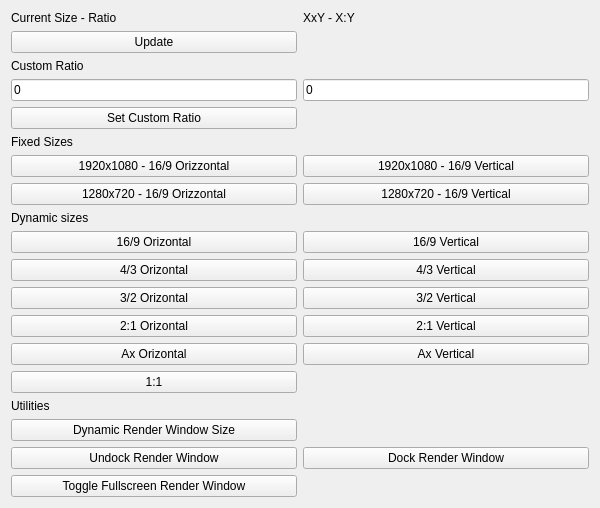
<?xml version="1.0" encoding="UTF-8"?>
<ui version="4.0">
	<class>SetRenderWindowSizeGUI</class>
	<widget class="QWidget" name="vrSetRenderWindowSizeGUI">
		<property name="geometry">
			<rect>
				<x>0</x>
				<y>0</y>
				<width>600</width>
				<height>200</height>
			</rect>
		</property>
		<property name="windowTitle">
			<string>Render Window Size</string>
		</property>
		<property name="group" stdset="0">
			<string>Scripts</string>
		</property>
		<layout class="QGridLayout" name="gridLayout">
		
			<item row="0" column="0">
				<widget class="QLabel" name="sep0">
					<property name="text">
						<string>Current Size - Ratio</string>
					</property>
				</widget>
			</item>
			<item row="0" column="1">
				<widget class="QLabel" name="currentSizeLabel">
					<property name="text">
						<string>XxY - X:Y</string>
					</property>
				</widget>
			</item>
			<item row="1" column="0">
				<widget class="QPushButton" name="_SIZUPD_">
					<property name="text">
						<string>Update</string>
					</property>
					<property name="toolTip">
						<string>Update the current Size and Ratio Label</string>
					</property>
				</widget> 
			</item>
			
			<item row="2" column="0">
				<widget class="QLabel" name="sep0">
					<property name="text">
						<string>Custom Ratio</string>
					</property>
					<property name="toolTip">
						<string>Set the render windows size with custom ratio calculated with the input
Note then if the oirizontal or vertical measure are bigger then the maximum render window size X or Y
the resultant render window will be calculated with the maximun size to fit the render window but with the calculated ratio
You can put either a pixel measure (1024 and 768) or a ratio (16 and 9)</string>
					</property>
				</widget>
			</item>
			<item row="3" column="0">
				<widget class="QLineEdit" name="Orizontal_Input">
					<property name="text">
						<string>0</string>
					</property>
					<property name="toolTip">
						<string>input the Orizontal measure of the final image (pixel or X ratio)</string>
					</property>
				</widget>
			</item>
			<item row="3" column="1">
				<widget class="QLineEdit" name="Vertical_Input">
					<property name="text">
						<string>0</string>
					</property>
					<property name="toolTip">
						<string>input the Vertical measure of the final image (pixel or Y ratio)</string>
					</property>
				</widget>
			</item>
			<item row="4" column="0">
				<widget class="QPushButton" name="_CUSUPD_">
					<property name="text">
						<string>Set Custom Ratio</string>
					</property>
					<property name="toolTip">
						<string>Set the render windows size with custom ratio calculated with the input
Note then if the oirizontal or vertical measure are bigger then the maximum render window size X or Y
the resultant render window will be calculated with the maximun size to fit the render window but with the calculated ratio
You can put either a pixel measure (1024 and 768) or a ratio (16 and 9)</string>
					</property>
				</widget> 
			</item>
			
			
			<item row="5" column="0">
				<widget class="QLabel" name="sep0">
					<property name="text">
						<string>Fixed Sizes</string>
					</property>
				</widget>
			</item>
			<item row="6" column="0">
				<widget class="QPushButton" name="_1080O_">
					<property name="text">
						<string>1920x1080 - 16/9 Orizzontal</string>
					</property>
					<property name="toolTip">
						<string>Set the render Windows Size to a ratio of 16/9 orizontal. 1920x1080</string>
					</property>
				</widget>
			</item>
			<item row="6" column="1">
				<widget class="QPushButton" name="_1080V_">
					<property name="text">
						<string>1920x1080 - 16/9 Vertical</string>
					</property>
					<property name="toolTip">
						<string>Set the render Windows Size to a ratio of 16/9 vertical. 1080x1920</string>
					</property>
				</widget>
			</item>
			<item row="7" column="0">
				<widget class="QPushButton" name="_720O_">
					<property name="text">
						<string>1280x720 - 16/9 Orizzontal</string>
					</property>
					<property name="toolTip">
						<string>Set the render Windows Size to a ratio of 16/9 orizontal. 1280x720</string>
					</property>
				</widget>
			</item>
			<item row="7" column="1">
				<widget class="QPushButton" name="_720V_">
					<property name="text">
						<string>1280x720 - 16/9 Vertical</string>
					</property>
					<property name="toolTip">
						<string>Set the render Windows Size to a ratio of 16/9 Vertical. 720x1280</string>
					</property>
				</widget>
			</item>
			
			<item row="10" column="0">
				<widget class="QLabel" name="sep0">
					<property name="text">
						<string>Dynamic sizes</string>
					</property>
				</widget>
			</item>
			<item row="11" column="0">
				<widget class="QPushButton" name="_D169O_">
					<property name="text">
						<string>16/9 Orizontal</string>
					</property>
					<property name="toolTip">
						<string>Set the render Windows Size to a ratio of 16/9 Orizontal</string>
					</property>
				</widget>
			</item>
			<item row="11" column="1">
				<widget class="QPushButton" name="_D169V_">
					<property name="text">
						<string>16/9 Vertical</string>
					</property>
					<property name="toolTip">
						<string>Set the render Windows Size to a ratio of 16/9 Orizontal</string>
					</property>
				</widget>
			</item>
			<item row="12" column="0">
				<widget class="QPushButton" name="_D43O_">
					<property name="text">
						<string>4/3 Orizontal</string>
					</property>
					<property name="toolTip">
						<string>Set the render Windows Size to a ratio of 4/3 Orizontal</string>
					</property>
				</widget>
			</item>
			<item row="12" column="1">
				<widget class="QPushButton" name="_D43V_">
					<property name="text">
						<string>4/3 Vertical</string>
					</property>
					<property name="toolTip">
						<string>Set the render Windows Size to a ratio of 4/3 Vertical</string>
					</property>
				</widget>
			</item>
			<item row="13" column="0">
				<widget class="QPushButton" name="_D32O_">
					<property name="text">
						<string>3/2 Orizontal</string>
					</property>
					<property name="toolTip">
						<string>Set the render Windows Size to a ratio of 3/2 Orizontal</string>
					</property>
				</widget>
			</item>
			<item row="13" column="1">
				<widget class="QPushButton" name="_D32V_">
					<property name="text">
						<string>3/2 Vertical</string>
					</property>
					<property name="toolTip">
						<string>Set the render Windows Size to a ratio of 3/2 Vertical</string>
					</property>
				</widget>
			</item>
			<item row="14" column="0">
				<widget class="QPushButton" name="_D21O_">
					<property name="text">
						<string>2:1 Orizontal</string>
					</property>
					<property name="toolTip">
						<string>Set the render Windows Size to a ratio of 2:1 Orizontal</string>
					</property>
				</widget>
			</item>
			<item row="14" column="1">
				<widget class="QPushButton" name="_D21V_">
					<property name="text">
						<string>2:1 Vertical</string>
					</property>
					<property name="toolTip">
						<string>Set the render Windows Size to a ratio of 2:1 Vertical</string>
					</property>
				</widget>
			</item>
			<item row="15" column="0">
				<widget class="QPushButton" name="_DAXO_">
					<property name="text">
						<string>Ax Orizontal</string>
					</property>
					<property name="toolTip">
						<string>Set the render Windows Size to a ratio of Ax Orizontal</string>
					</property>
				</widget>
			</item>
			<item row="15" column="1">
				<widget class="QPushButton" name="_DAXV_">
					<property name="text">
						<string>Ax Vertical</string>
					</property>
					<property name="toolTip">
						<string>Set the render Windows Size to a ratio of Ax Vertical</string>
					</property>
				</widget>
			</item>
			<item row="16" column="0">
				<widget class="QPushButton" name="_D11_">
					<property name="text">
						<string>1:1</string>
					</property>
					<property name="toolTip">
						<string>Set the render Windows Size to a ratio of 1:1</string>
					</property>
				</widget>
			</item>
			
			<item row="20" column="0">
				<widget class="QLabel" name="sep0">
					<property name="text">
						<string>Utilities</string>
					</property>
				</widget>
			</item>
			<item row="21" column="0">
				<widget class="QPushButton" name="_DYNA_">
					<property name="text">
						<string>Dynamic Render Window Size</string>
					</property>
					<property name="toolTip">
						<string>Set the render window size to dynamic</string>
					</property>
				</widget>
			</item>
			<item row="22" column="0">
				<widget class="QPushButton" name="_UNDOCKRW_">
					<property name="text">
						<string>Undock Render Window</string>
					</property>
					<property name="toolTip">
						<string>Undock The Main Render Window</string>
					</property>
				</widget>
			</item>
			<item row="22" column="1">
				<widget class="QPushButton" name="_DOCKRW_">
					<property name="text">
						<string>Dock Render Window</string>
					</property>
					<property name="toolTip">
						<string>Dock The Main Render Window</string>
					</property>
				</widget>
			</item>
			<item row="23" column="0">
				<widget class="QPushButton" name="_TOGFULLRW_">
					<property name="text">
						<string>Toggle Fullscreen Render Window</string>
					</property>
					<property name="toolTip">
						<string>Toggle ON or OFF Fullscreen Render Window</string>
					</property>
				</widget>
			</item>
	
		</layout>
	</widget>
	<resources/>
	<connections/>
</ui>
